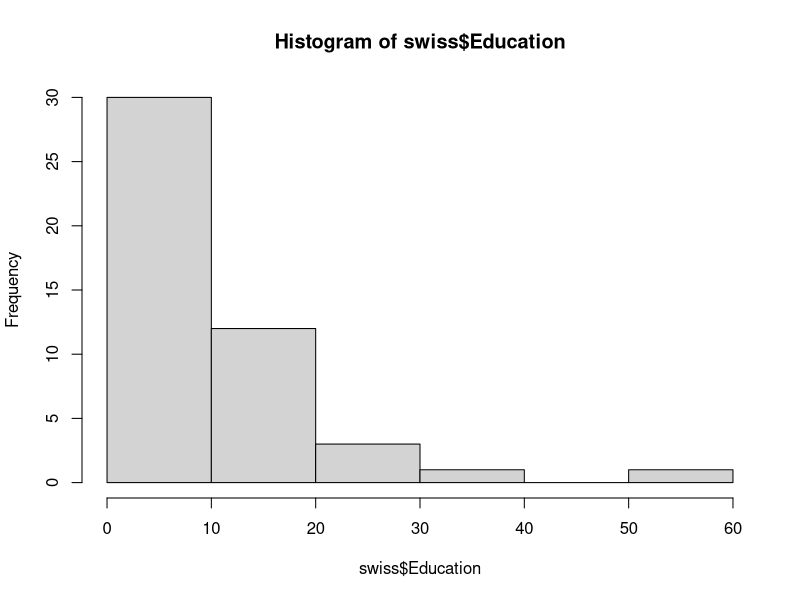
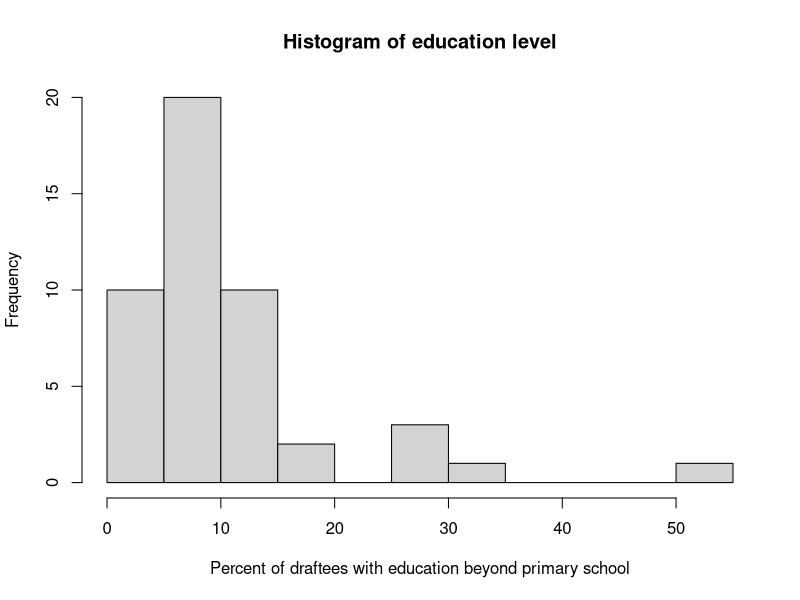
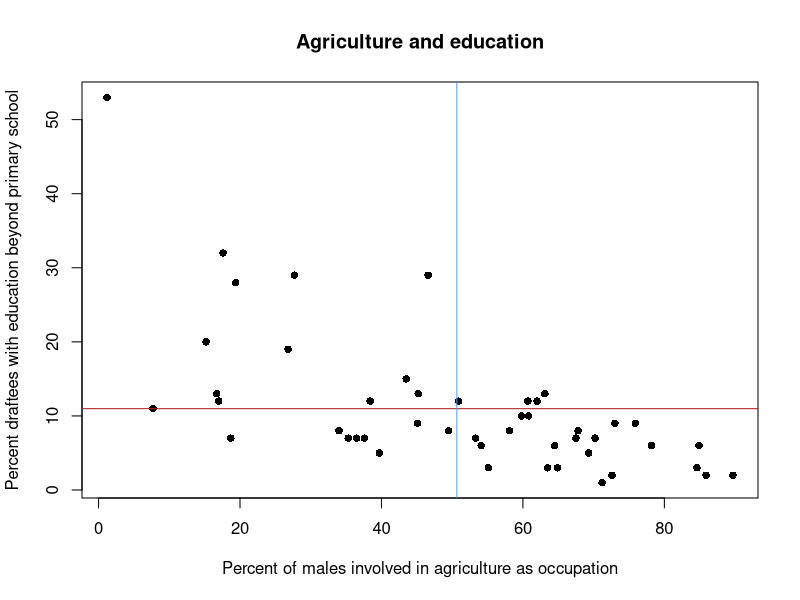
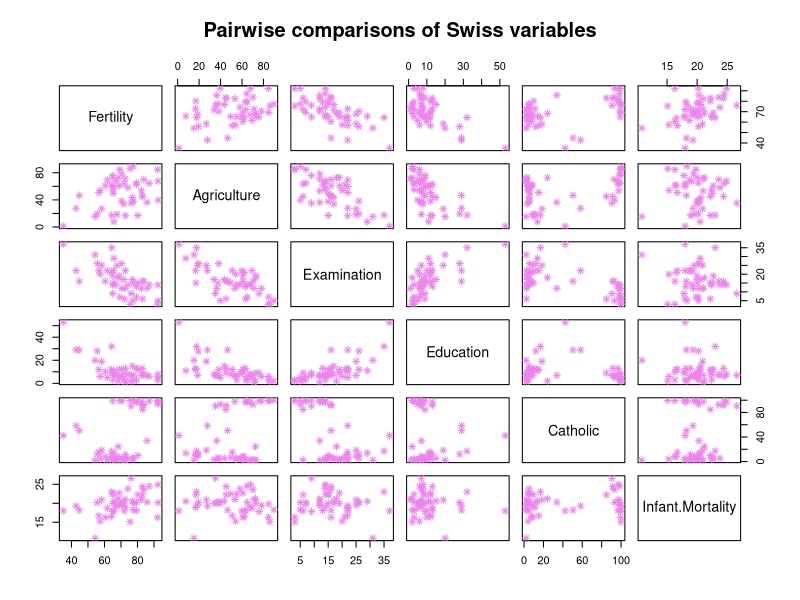

Generate these figures, in order, with R:
## ---- chunk 1
height = 65
## ---- chunk 2
#| eval: true
height <- 65
## ---- chunk 3
height
## ---- chunk 4
height + 10
height + height
sqrt(height)
## ---- chunk 5
height <- c(60, 65, 52, 71)
height
## ---- chunk 6
sqrt(height)
## ---- chunk 7
#| fig-width: 5
#| fig-height: 5.25
hist(swiss$Education) # Histogram
## ---- chunk 8
hist(swiss$Education,
  breaks = 10, # affects the number of bins
  xlab = "Percent of draftees with education beyond primary school", # x-axis label
  main = "Histogram of education level") # Title
## ---- chunk 9
plot(Education ~ Agriculture,
  data = swiss,
  xlab = "Percent of males involved in agriculture as occupation",
  ylab = "Percent draftees with education beyond primary school",
  main = "Agriculture and education",
  pch = 16) # Point shape
abline(h = mean(swiss$Education), col = "firebrick") # add horizontal line (y-value)
abline(v = mean(swiss$Agriculture), col = "cornflowerblue") # add vertical line (x-value)
## ---- chunk 10
pairs(swiss, 
      pch = 8, 
      col = "violet",
      main = "Pairwise comparisons of Swiss variables")
## ---- chunk 11
#| include: false
#| eval: true
library(knitr)
## ---- chunk 12
#| eval: true
x <- sqrt(77)
